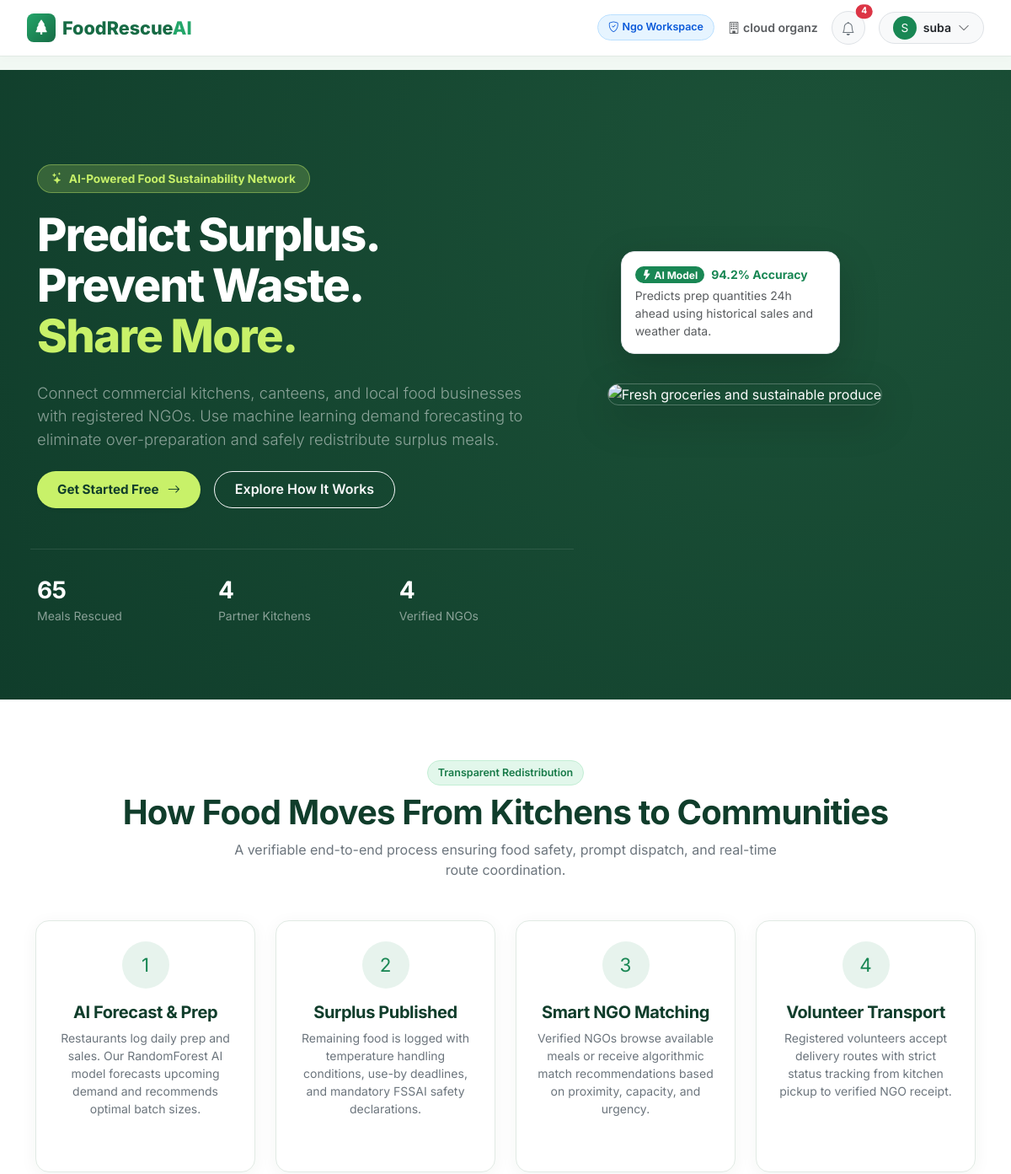
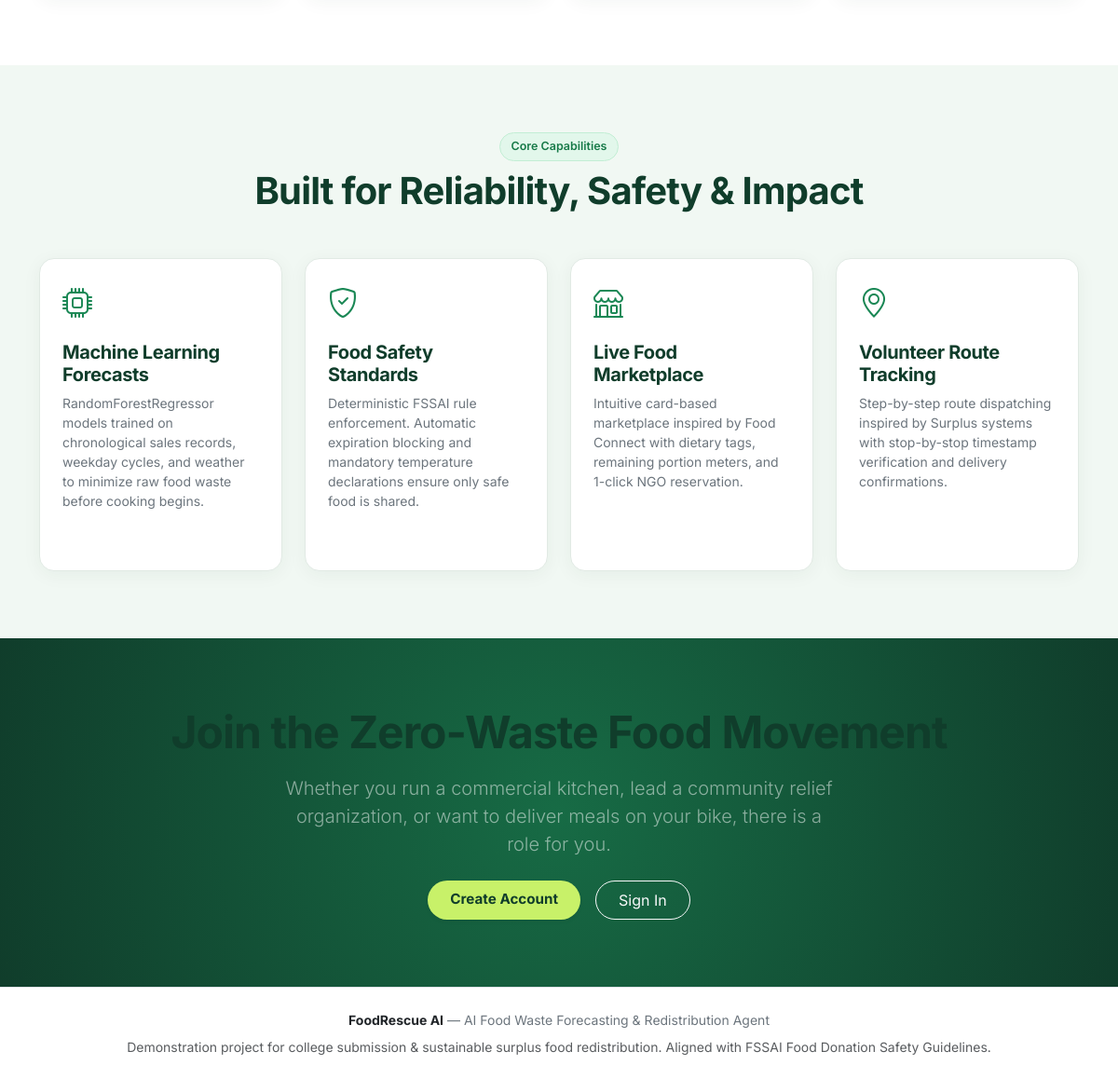
The app's page / (signed in) with its own data (2 pictures, top to bottom).
### models/database.py (models this page shows, shortened)
class User(UserMixin, db.Model):
    __tablename__ = 'users'
    id = db.Column(db.Integer, primary_key=True)
    name = db.Column(db.String(120), nullable=False)
    email = db.Column(db.String(120), unique=True, nullable=False, index=True)
    phone = db.Column(db.String(30), nullable=True)
    password_hash = db.Column(db.String(256), nullable=False)
    role = db.Column(db.String(30), nullable=False)  # 'restaurant', 'ngo', 'volunteer', 'admin'
    account_status = db.Column(db.String(30), default='pending')  # 'pending', 'active', 'suspended'
    created_at = db.Column(db.DateTime, default=datetime.datetime.utcnow)
    organization_memberships = db.relationship('OrganizationMember', backref='user', cascade='all, delete-orphan')
    deliveries = db.relationship('Delivery', backref='volunteer', foreign_keys='Delivery.volunteer_user_id')
    notifications = db.relationship('Notification', backref='user', cascade='all, delete-orphan')
    complaints_filed = db.relationship('Complaint', backref='reporter', foreign_keys='Complaint.reporter_user_id')
    audit_logs = db.relationship('AuditLog', backref='actor', foreign_keys='AuditLog.actor_user_id')
    @property
    def organization(self):
        if self.organization_memberships:
            return self.organization_memberships[0].organization
        return None

class Organization(db.Model):
    __tablename__ = 'organizations'
    id = db.Column(db.Integer, primary_key=True)
    name = db.Column(db.String(150), nullable=False)
    organization_type = db.Column(db.String(50), nullable=False)  # 'restaurant', 'canteen', 'ngo', 'shelter', 'community_kitchen'
    address = db.Column(db.String(255), nullable=False)
    city = db.Column(db.String(100), default='Metro Area')
    latitude = db.Column(db.Float, nullable=True)
    longitude = db.Column(db.Float, nullable=True)
    contact_email = db.Column(db.String(120), nullable=True)
    contact_phone = db.Column(db.String(30), nullable=True)
    capacity_portions = db.Column(db.Integer, default=200)
    verification_status = db.Column(db.String(30), default='pending')  # 'pending', 'verified', 'rejected', 'suspended'
    verification_reason = db.Column(db.Text, nullable=True)
    verified_at = db.Column(db.DateTime, nullable=True)
    created_at = db.Column(db.DateTime, default=datetime.datetime.utcnow)
    members = db.relationship('OrganizationMember', backref='organization', cascade='all, delete-orphan')
    food_records = db.relationship('FoodRecord', backref='organization', cascade='all, delete-orphan')
    forecasts = db.relationship('Forecast', backref='organization', cascade='all, delete-orphan')
    surplus_listings = db.relationship('SurplusListing', backref='donor', cascade='all, delete-orphan')
    donation_requests = db.relationship('DonationRequest', backref='ngo', cascade='all, delete-orphan')

### routes/public.py (the view)
@public_bp.route('/')
def landing():
    total_meals_saved = db.session.query(func.sum(DonationRequest.approved_quantity)).filter(
        DonationRequest.request_status == 'Completed'
    ).scalar() or 2480  # fallback baseline for demonstration if brand new
    partner_kitchens = Organization.query.filter(Organization.organization_type.in_(['restaurant', 'canteen'])).count() or 18
    verified_ngos = Organization.query.filter(Organization.organization_type.in_(['ngo', 'shelter', 'community_kitchen'])).count() or 12
    volunteer_count = User.query.filter_by(role='volunteer').count() or 34
    return render_template(
        'public/landing.html',
        total_meals_saved=int(total_meals_saved),
        partner_kitchens=partner_kitchens,
        verified_ngos=verified_ngos,
        volunteer_count=volunteer_count
    )

### templates/public/landing.html (shortened to what this page needs)
{% extends 'base.html' %}
{% block full_content %}
<section class="hero-foodbridge text-center text-lg-start">
  <div class="container py-4">
    <div class="row align-items-center g-5">
      <div class="col-lg-7">
        <span class="hero-badge">
          <i class="bi bi-stars me-1"></i> AI-Powered Food Sustainability Network
        </span>
        <h1 class="hero-headline">
          Predict Surplus.<br>
          Prevent Waste.<br>
          <span>Share More.</span>
        </h1>
        <p class="lead text-white-50 mb-4" style="max-width: 580px; font-size: 1.15rem;">
          Connect commercial kitchens, canteens, and local food businesses with registered NGOs.
          Use machine learning demand forecasting to eliminate over-preparation and safely redistribute surplus meals.
        </p>
        <div class="d-flex flex-wrap gap-3 justify-content-center justify-content-lg-start">
          <a href="{{ url_for('auth.register') }}" class="btn btn-lime shadow-sm">
            Get Started Free <i class="bi bi-arrow-right ms-1"></i>
          </a>
          <a href="#how-it-works" class="btn btn-outline-light rounded-pill px-4 py-2 fw-semibold">
            Explore How It Works
          </a>
        </div>
        <div class="row mt-5 pt-3 g-3 border-top border-white border-opacity-10">
          <div class="col-4">
            <h3 class="text-white fw-bold mb-0">{{ "{:,}".format(total_meals_saved) }}</h3>
            <span class="text-white-50 small">Meals Rescued</span>
          </div>
          <div class="col-4">
            <h3 class="text-white fw-bold mb-0">{{ partner_kitchens }}</h3>
            <span class="text-white-50 small">Partner Kitchens</span>
          </div>
          <div class="col-4">
            <h3 class="text-white fw-bold mb-0">{{ verified_ngos }}</h3>
            <span class="text-white-50 small">Verified NGOs</span>
          </div>
        </div>
      </div>
      <div class="col-lg-5">
        <div class="position-relative">
          <img src="https://images.unsplash.com/photo-1542838132-92c53300491e?w=800&auto=format&fit=crop"
               alt="Fresh groceries and sustainable produce"
               class="img-fluid rounded-4 shadow-lg border border-white border-opacity-25"
               style="max-height: 440px; width: 100%; object-fit: cover;">
          <div class="position-absolute bottom-0 start-0 translate-middle-y bg-white text-dark p-3 rounded-4 shadow-lg border ms-3 d-none d-sm-block" style="max-width: 260px;">
            <div class="d-flex align-items-center gap-2 mb-1">
              <span class="badge bg-success rounded-pill px-2 py-1"><i class="bi bi-lightning-fill"></i> AI Model</span>
              <span class="fw-bold small text-success">94.2% Accuracy</span>
            </div>
            <p class="small text-muted mb-0">Predicts prep quantities 24h ahead using historical sales and weather data.</p>
          </div>
        </div>
      </div>
    </div>
  </div>
</section>
<section id="how-it-works" class="py-5" style="background-color: var(--white);">
  <div class="container py-4">
    <div class="text-center mb-5">
      <span class="badge-pill badge-complete mb-2">Transparent Redistribution</span>
      <h2 class="display-6 fw-bold">How Food Moves From Kitchens to Communities</h2>
      <p class="text-secondary mx-auto" style="max-width: 650px;">
        A verifiable end-to-end process ensuring food safety, prompt dispatch, and real-time route coordination.
      </p>
    </div>
    <div class="row g-4">
      <div class="col-md-3">
        <div class="s-card text-center h-100">
          <div class="rounded-circle bg-success bg-opacity-10 text-success d-flex align-items-center justify-content-center mx-auto mb-3" style="width: 56px; height: 56px; font-size: 1.4rem;">
            1
          </div>
          <h5 class="fw-bold">AI Forecast & Prep</h5>
          <p class="text-secondary small">
            Restaurants log daily prep and sales. Our RandomForest AI model forecasts upcoming demand and recommends optimal batch sizes.
          </p>
        </div>
      </div>
      <div class="col-md-3">
        <div class="s-card text-center h-100">
          <div class="rounded-circle bg-success bg-opacity-10 text-success d-flex align-items-center justify-content-center mx-auto mb-3" style="width: 56px; height: 56px; font-size: 1.4rem;">
            2
          </div>
          <h5 class="fw-bold">Surplus Published</h5>
          <p class="text-secondary small">
            Remaining food is logged with temperature handling conditions, use-by deadlines, and mandatory FSSAI safety declarations.
          </p>
        </div>
      </div>
      <div class="col-md-3">
        <div class="s-card text-center h-100">
          <div class="rounded-circle bg-success bg-opacity-10 text-success d-flex align-items-center justify-content-center mx-auto mb-3" style="width: 56px; height: 56px; font-size: 1.4rem;">
            3
          </div>
          <h5 class="fw-bold">Smart NGO Matching</h5>
          <p class="text-secondary small">
            Verified NGOs browse available meals or receive algorithmic match recommendations based on proximity, capacity, and urgency.
          </p>
        </div>
      </div>
      <div class="col-md-3">
        <div class="s-card text-center h-100">
          <div class="rounded-circle bg-success bg-opacity-10 text-success d-flex align-items-center justify-content-center mx-auto mb-3" style="width: 56px; height: 56px; font-size: 1.4rem;">
            4
          </div>
          <h5 class="fw-bold">Volunteer Transport</h5>
          <p class="text-secondary small">
            Registered volunteers accept delivery routes with strict status tracking from kitchen pickup to verified NGO receipt.
          </p>
        </div>
      </div>
    </div>
  </div>
</section>
<section id="features" class="py-5" style="background-color: var(--soft-mint);">
  <div class="container py-4">
    <div class="text-center mb-5">
      <span class="badge-pill badge-complete mb-2">Core Capabilities</span>
      <h2 class="display-6 fw-bold">Built for Reliability, Safety & Impact</h2>
    </div>
    <div class="row g-4">
      <div class="col-md-6 col-lg-3">
        <div class="s-card h-100">
          <div class="text-success mb-3" style="font-size: 2rem;"><i class="bi bi-cpu"></i></div>
          <h5 class="fw-bold">Machine Learning Forecasts</h5>
          <p class="text-secondary small">
            RandomForestRegressor models trained on chronological sales records, weekday cycles, and weather to minimize raw food waste before cooking begins.
          </p>
        </div>
      </div>
      <div class="col-md-6 col-lg-3">
        <div class="s-card h-100">
          <div class="text-success mb-3" style="font-size: 2rem;"><i class="bi bi-shield-check"></i></div>
          <h5 class="fw-bold">Food Safety Standards</h5>
          <p class="text-secondary small">
            Deterministic FSSAI rule enforcement. Automatic expiration blocking and mandatory temperature declarations ensure only safe food is shared.
          </p>
        </div>
      </div>
      <div class="col-md-6 col-lg-3">
        <div class="s-card h-100">
          <div class="text-success mb-3" style="font-size: 2rem;"><i class="bi bi-shop"></i></div>
          <h5 class="fw-bold">Live Food Marketplace</h5>
          <p class="text-secondary small">
            Intuitive card-based marketplace inspired by Food Connect with dietary tags, remaining portion meters, and 1-click NGO reservation.
          </p>
        </div>
      </div>
      <div class="col-md-6 col-lg-3">
        <div class="s-card h-100">
          <div class="text-success mb-3" style="font-size: 2rem;"><i class="bi bi-geo-alt"></i></div>
          <h5 class="fw-bold">Volunteer Route Tracking</h5>
          <p class="text-secondary small">
            Step-by-step route dispatching inspired by Surplus systems with stop-by-stop timestamp verification and delivery confirmations.
          </p>
        </div>
      </div>
    </div>
  </div>
</section>
<section id="impact" class="py-5 text-center text-white" style="background: radial-gradient(circle, #176B45 0%, #103D2B 100%);">
  <div class="container py-4">
    <h2 class="display-5 fw-bold mb-3">Join the Zero-Waste Food Movement</h2>
    <p class="lead text-white-50 mx-auto mb-4" style="max-width: 600px;">
      Whether you run a commercial kitchen, lead a community relief organization, or want to deliver meals on your bike, there is a role for you.
    </p>
    <div class="d-flex justify-content-center gap-3 flex-wrap">
      <a href="{{ url_for('auth.register') }}" class="btn btn-lime shadow-sm px-4 py-2">Create Account</a>
      <a href="{{ url_for('auth.login') }}" class="btn btn-outline-light rounded-pill px-4 py-2">Sign In</a>
    </div>
  </div>
</section>
<footer class="py-4 bg-white border-top">
  <div class="container text-center text-secondary small">
    <div class="mb-2">
      <strong class="text-dark">FoodRescue AI</strong> — AI Food Waste Forecasting & Redistribution Agent
    </div>
    <p class="mb-0 text-muted">
      Demonstration project for college submission & sustainable surplus food redistribution. Aligned with FSSAI Food Donation Safety Guidelines.
    </p>
  </div>
</footer>
{% endblock %}

### templates/components/navbar.html (shortened to what this page needs)
<nav class="navbar navbar-expand-lg navbar-custom sticky-top">
  <div class="container-fluid px-2">
    <a class="brand-logo" href="{{ url_for('public.landing') }}">
      <div class="brand-leaf-icon">
        <i class="bi bi-tree-fill"></i>
      </div>
      <span>FoodRescue<span style="color: var(--fresh-green);">AI</span></span>
    </a>
    <div class="collapse navbar-collapse" id="navContent">
      {% if not current_user.is_authenticated %}
        <ul class="navbar-nav ms-auto align-items-center gap-3">
          <li class="nav-item">
            <a class="nav-link fw-semibold text-secondary" href="{{ url_for('public.landing') }}#how-it-works">How It Works</a>
          </li>
          <li class="nav-item">
            <a class="nav-link fw-semibold text-secondary" href="{{ url_for('public.landing') }}#features">Features</a>
          </li>
          <li class="nav-item">
            <a class="nav-link fw-semibold text-secondary" href="{{ url_for('public.landing') }}#impact">Impact</a>
          </li>
          <li class="nav-item">
            <a class="btn btn-outline-danger btn-sm px-2" href="{{ url_for('auth.login', role='admin') }}" title="Administrator Console">
              <i class="bi bi-shield-lock"></i> Admin Portal
            </a>
          </li>
          <li class="nav-item">
            <a class="btn btn-outline-forest btn-sm px-3" href="{{ url_for('auth.login') }}">Sign In</a>
          </li>
          <li class="nav-item">
            <a class="btn btn-forest btn-sm px-3" href="{{ url_for('auth.register') }}">Get Started</a>
          </li>
        </ul>
      {% else %}
        <div class="ms-auto d-flex align-items-center gap-3">
          <span class="badge-pill
            {% if current_user.role == 'restaurant' %}badge-complete
            {% elif current_user.role == 'ngo' %}badge-info
            {% elif current_user.role == 'volunteer' %}badge-warning
            {% else %}badge-eligible{% endif %}">
            <i class="bi bi-shield-check"></i>
            {{ current_user.role|capitalize }} Workspace
          </span>
          {% if current_user.organization %}
            <span class="d-none d-md-inline fw-semibold text-muted" style="font-size: 0.88rem;">
              <i class="bi bi-building me-1"></i>{{ current_user.organization.name }}
            </span>
          {% endif %}
          <div class="dropdown" id="notificationDropdown">
            <button class="btn btn-light position-relative rounded-circle p-2 border" type="button" data-bs-toggle="dropdown" aria-expanded="false" style="width: 40px; height: 40px;">
              <i class="bi bi-bell text-secondary"></i>
              {% if unread_notifications_count > 0 %}
                <span id="notifBadge" class="position-absolute top-0 start-100 translate-middle badge rounded-pill bg-danger" style="font-size: 0.65rem;">
                  {{ unread_notifications_count }}
                </span>
              {% endif %}
            </button>
          </div>
          <div class="dropdown">
            <button class="btn btn-light rounded-pill border px-3 py-1 d-flex align-items-center gap-2" type="button" data-bs-toggle="dropdown" aria-expanded="false">
              <div class="rounded-circle bg-success text-white d-flex align-items-center justify-content-center" style="width: 28px; height: 28px; font-size: 0.85rem;">
                {{ current_user.name[:1]|upper }}
              </div>
              <span class="fw-semibold text-dark small d-none d-sm-inline">{{ current_user.name }}</span>
              <i class="bi bi-chevron-down text-muted small"></i>
            </button>
          </div>
        </div>
      {% endif %}
    </div>
  </div>
</nav>

### records on screen
User: role "Ngo", name "S", name "suba"
Organization: organization.name "cloud organz"

### other values on screen
{{ unread_notifications_count }} "4"
{{ "{:,}".format(total_meals_saved) }} "65"
{{ partner_kitchens }} "4"
{{ verified_ngos }} "4"
